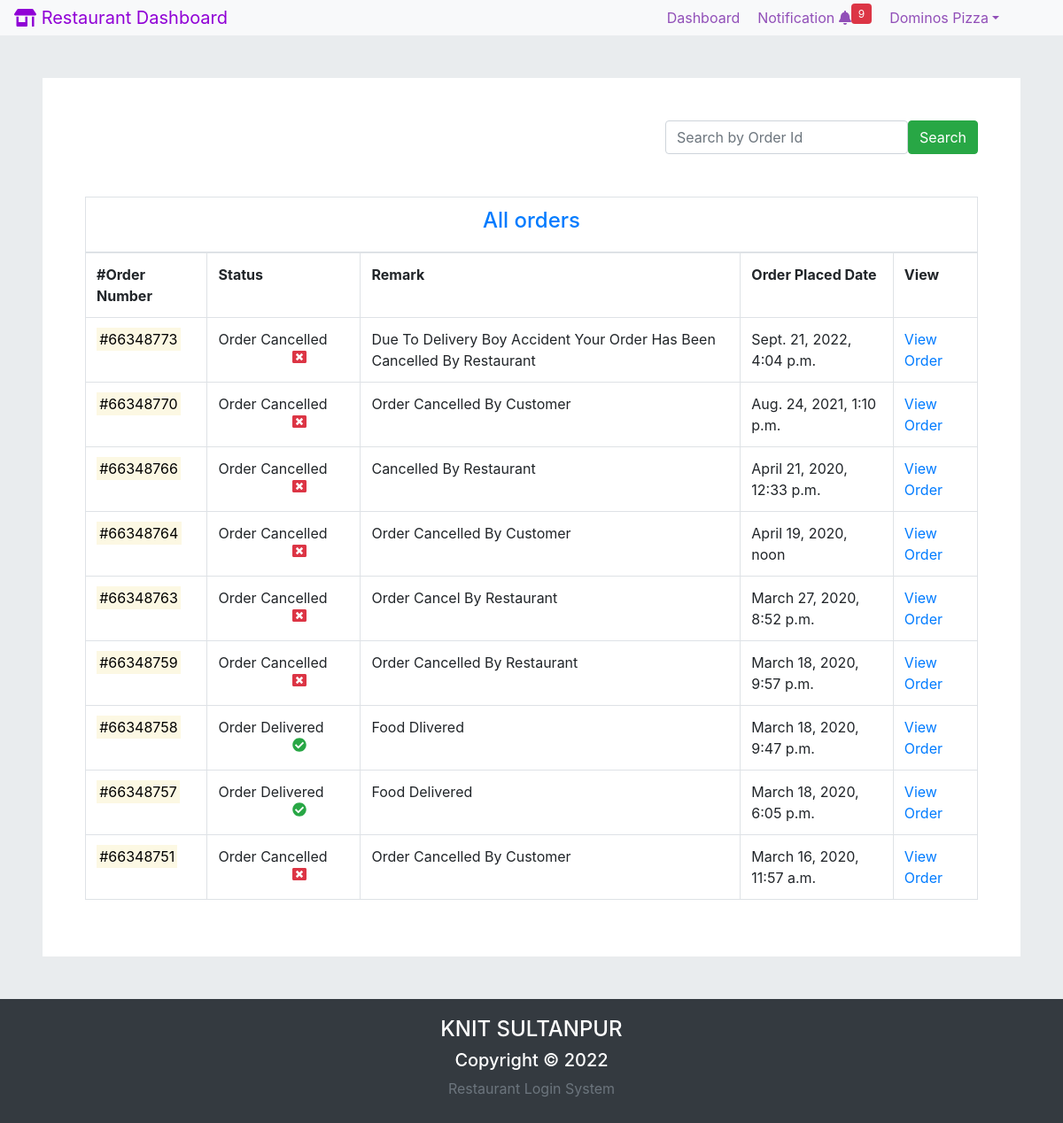
Page /restaurant/orders/ (signed in) on the committed database.
### restroadmin/models.py (models this page shows, shortened)
class RestroProfile(models.Model):
	user=models.OneToOneField(User,on_delete=models.CASCADE)
	tel=models.IntegerField()
	restro=models.OneToOneField(Restro,on_delete=models.CASCADE)

class OrderReceived(models.Model):
	restro_profile=models.ForeignKey(RestroProfile,on_delete=models.CASCADE)
	order=models.ForeignKey(Order,on_delete=models.CASCADE)

### foodie/models.py (models this page shows, shortened)
class Restro(models.Model):
	name=models.CharField(max_length=50)
	desc=models.TextField()
	rating=models.FloatField(
		choices=((3.2,3.2),(3.5,3.5),(3.7,3.7),(3.8,3.8),(4.2,4.2),(4.4,4.4),(4.6,4.6),(4.8,4.8),(4.9,4.9))
			)
	discount=models.IntegerField(blank=True,null=True,
		choices=((30,"30%"),(40,"40%"),(50,"50%"),(60,"60%"))
		)
	price_for_two=models.IntegerField()
	pic=models.ImageField(upload_to="media/restro_img")
	type=models.CharField(max_length=20,
		choices=(("veg","veg"),("non-veg","non-veg"),("both","both"))
		)
	open_time=models.TimeField()
	close_time=models.TimeField()
	location=models.ForeignKey(Location,on_delete=models.CASCADE)

class Order(models.Model):
	profile=models.ForeignKey(Profile,on_delete=models.CASCADE)
	date_time=models.DateTimeField(auto_now_add=True)
	address=models.ForeignKey(Address,on_delete=models.CASCADE)
	ordered=models.BooleanField(default=False)
	cancelled=models.BooleanField(default=False)

class OrderUpdate(models.Model): # move to restroadmin app.models
	order=models.ForeignKey(Order,on_delete=models.CASCADE)
	status=models.CharField(max_length=100,choices=(
		("Order Confirmed","Order Confirmed"),("Order Cancelled","Order Cancelled"),
		("Order Being Prepared","Order Being Prepared"),("Order Pickup","Order Pickup"),
		("Order Delivered","Order Delivered")
		),blank=True,null=True)
	date_time=models.DateTimeField(auto_now_add=True)
	desc=models.TextField(blank=True,null=True)

### restroadmin/views.py (the view, shortened to what this page needs)
# urls.py: path('orders',views.orders),
def orders(req): #optimize here and also orders template
	order_received=OrderReceived.objects.filter(restro_profile__user=req.user).order_by("-id")
	data={}
	for received_order in order_received:
		data[received_order]=OrderUpdate.objects.filter(order=received_order.order).order_by("-id")
	return render(req,"restroadmin/orders.html",{"data":data})

### restroadmin/templates/restroadmin/orders.html (shortened to what this page needs)
{%extends 'restroadmin/base.html'%}
{%block body%}
<div class="p-5 bg-gray">
	<div class="p-5 bg-white">
		<form class="form-inline mb-5 float-right" action="/restaurant/orders/" method="post">{%csrf_token%}
			<input type="search" name="search" placeholder="Search by Order Id" class="form-control">
			<input type="submit" class="btn btn-success" value="Search">
		</form>
		{%if invalid_search%}
		<h4 class="text-danger">Order ID not Found</h4>
		<a href="/restaurant/orders">Go Back</a>
		{%else%}
		<div class="table-responsive">
		<table class="table table-bordered">
			<thead>
				<tr><th colspan="5" class="text-center text-primary">
					{%if valid_search%}
					<h4 class="text-success">Found</h4>
					{%else%}
					<h4>All orders</h4>
					{%endif%}
				</th></tr>
			</thead>
			<tbody>
				<tr>
					<th>#Order Number</th>
					<th>Status</th>
					<th>Remark</th>
					<th>Order Placed Date</th>
					<th>View</th>
				</tr>
				{%for order_received,order_update in data.items%}
				<tr>
					<td><mark>#663487{{order_received.order.id}}</mark></td>
					{%if not order_update|length%}
						<td>wait for restaurant approval</td>
					{%else%}
						<td>{{order_update.0.status}}
						{%if order_received.order.cancelled%}
						<i class="fas fa-window-close text-danger float-right mr-5"></i>
						{%elif order_received.order.ordered%}
							<i class="fas fa-check-circle text-success float-right mr-5"></i>
						{%elif order_update.0.status == "Order Pickup"%}
							<i class="fas fa-motorcycle text-warning float-right mr-5 animated infinite flash"></i>
						{%else%}
							<i class="fas fa-utensils text-warning float-right mr-5 animated infinite flash"></i>
						{%endif%}
						</td>
					{%endif%}
					<td>{{order_update.0.desc|title}}</td>
					<td>{{order_received.order.date_time}}</td>
					<td><a href="/restaurant/order-detail/{{order_received.id}}">View Order</a></td>
				</tr>
				{%endfor%}
			</tbody>
		</table>
	</div>
		{%endif%}
	</div>
</div>
{%endblock%}

### restroadmin/templates/restroadmin/base.html (shortened to what this page needs)
{%load static%}
<!DOCTYPE html>
<html>
<head>
<link rel="stylesheet" type="text/css" href="https://cdnjs.cloudflare.com/ajax/libs/font-awesome/5.12.1/css/all.min.css">
<link rel="stylesheet" type="text/css" href="{%static 'restroadmin/css/style.css'%}">
<link rel="stylesheet" href="https://maxcdn.bootstrapcdn.com/bootstrap/4.4.1/css/bootstrap.min.css">
<link rel="stylesheet" href="https://cdnjs.cloudflare.com/ajax/libs/animate.css/3.7.2/animate.min.css">
</head>
<body>
<nav class="navbar navbar-light bg-light navbar-expand-sm py-0">
	<a href="/restaurant/dashboard" class="navbar-brand" style="color: #9000d6;"><i class="fas fa-store-alt"></i> Restaurant Dashboard</a>
	<div class="collapse navbar-collapse" id="mynav">
		<ul class="navbar-nav ml-auto mr-5 text-center">
			<li class="nav-item"><a href="/restaurant/dashboard" class="nav-link {%block dashboard-active%}{%endblock%}">Dashboard</a></li>
			<li class="nav-item"><a href="#" class="nav-link mx-lg-1 mx-md-1" data-toggle="popover" data-content="kjnk" data-placement="bottom" data-html="true" data-trigger="click">
			Notification <i class="fas fa-bell"></i><sup><span id="set-notification" class="bg-danger text-white px-2 py-1 rounded">0</span></sup></a></li>
			<li class="nav-item dropdown"><a href="#" class="nav-link dropdown-toggle" data-toggle="dropdown">{{request.user.restroprofile.restro.name|title}}</a>
					</li>
		</ul>
	</div>
</nav>
{%block body%}
{%endblock%}
<footer>
    <h4>KNIT SULTANPUR</h4>
	<h5>Copyright &copy; 2022</h5>
	<p class="text-muted">Restaurant Login System</p>
</footer>
</body>
</html>

### restroadmin/static/restroadmin/css/style.css (style rules this page uses)
.bg-gray { background-color: #e9ecee; }
.nav-item .nav-link { color: #914fb8 !important; }
footer { width: 100%; height: 140px; background-color: #343a40; color: white; text-align: center; padding: 20px; }

### rows in the picture
OrderReceived: order.id "73", status "Order Cancelled", desc "Due To Delivery Boy Accident Your Order Has Been Cancelled By Restaurant", order.date_time "Sept. 21, 2022, 4:04 p.m."
OrderReceived: order.id "70", status "Order Cancelled", desc "Order Cancelled By Customer", order.date_time "Aug. 24, 2021, 1:10 p.m."
OrderReceived: order.id "66", status "Order Cancelled", desc "Cancelled By Restaurant", order.date_time "April 21, 2020, 12:33 p.m."
OrderReceived: order.id "64", status "Order Cancelled", desc "Order Cancelled By Customer", order.date_time "April 19, 2020, noon"
OrderReceived: order.id "63", status "Order Cancelled", desc "Order Cancel By Restaurant", order.date_time "March 27, 2020, 8:52 p.m."
OrderReceived: order.id "59", status "Order Cancelled", desc "Order Cancelled By Restaurant", order.date_time "March 18, 2020, 9:57 p.m."
OrderReceived: order.id "58", status "Order Delivered", desc "Food Dlivered", order.date_time "March 18, 2020, 9:47 p.m."
OrderReceived: order.id "57", status "Order Delivered", desc "Food Delivered", order.date_time "March 18, 2020, 6:05 p.m."
OrderReceived: order.id "51", status "Order Cancelled", desc "Order Cancelled By Customer", order.date_time "March 16, 2020, 11:57 a.m."

### other values in the picture
{{ request.user.restroprofile.restro.name|title }} "Dominos Pizza"
